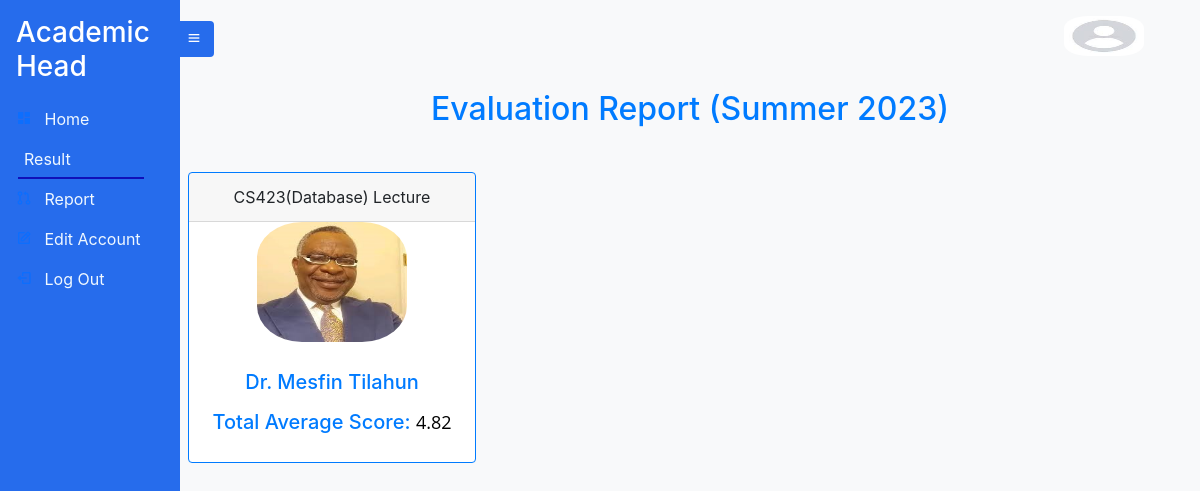
Screenshot of /total-evaluation-report with the database file from the repository.
### Course/models.py (models this page shows)
class Term(models.Model):
    Term_id = models.UUIDField(default=uuid.uuid4, unique=True, primary_key=True, editable=False)
    Season = models.CharField(max_length=10, null=True, choices=season_choices, blank=True)
    current_year = datetime.now().year
    Year = models.IntegerField(
        default=current_year,
        validators=[
            MinValueValidator(current_year),
            MaxValueValidator(current_year + 1)
        ],
    )
    Evaluation_Start_Date = models.DateTimeField(null=True, blank=True ,
                                                 validators=[MinValueValidator(limit_value=timezone.now())])
    Evaluation_End_Date = models.DateTimeField(null = True , blank=True ,
                                               validators=[MinValueValidator(limit_value=timezone.now())])
    Courses_Given = models.ManyToManyField(Course)
    EvaluationDone = models.BooleanField(null=True, blank=True , default=False)
    def __str__(self):
        return str(self.Season + " " + str(self.Year))

class Course(models.Model):
    Course_id =  models.CharField(max_length=20 , unique=True,primary_key=True)
    CourseName = models.CharField(max_length=20 , null=True , blank=True)
    CreditHour = models.IntegerField(null=True , blank=True , validators=[MinValueValidator(1)])
    def __str__(self):
        return str(self.Course_id + '(' + self.CourseName +')')

### Instructor/models.py (models this page shows)
class Instructor(models.Model):
    Instructor_id =  models.CharField(max_length=20 , unique=True,primary_key=True)
    Account_id = models.OneToOneField(Account, on_delete=models.CASCADE, related_name='instructor')
    Title = models.CharField(max_length=10 , null=True ,  choices=titlechoice , blank=True)
    FirstName = models.CharField(max_length=20 , null=True , blank=True)
    LastName =  models.CharField(max_length=20 , null=True , blank=True)
    Sex = models.CharField(max_length=25, null=True , choices=genderchoice ,  blank=True)
    ProfilePic= models.FileField(null=True, blank=True, upload_to='profilepic/', default="profilepic/defaultprofile.jpeg")
    def __str__(self):
        return str(self.FirstName + " "+ self.LastName)

### Student/views.py (the view)
# urls.py: path( 'total-evaluation-report', total_evaluation_reports  , name='total_evaluation'),
def total_evaluation_reports(request):
    courses = Course.objects.all()
    term  = Term.objects.get(EvaluationDone = False)
    instructor_data = []
    for course_type in ['Lecture', 'Lab']:
        for course in courses:
            total_avg_score = 0
            instructor = None
            evaluations = []
            student_evaluations = StudentEvaluationResult.objects.filter(
                    Course_id =course,
                    Term_id=Term.objects.last(),
                    EvaluationDone=True ,
                    CourseType = course_type
                    )
            staff_evaluations =  StaffEvaluationResult.objects.filter(
                    Course_id =course,
                    Term_id=Term.objects.last(),
                    EvaluationDone=True ,
                    CourseType = course_type
                    )
            if(student_evaluations.__len__()>0):evaluations.append(student_evaluations)
            if(staff_evaluations.__len__()>0):evaluations.append(staff_evaluations)
            print('evaluations are ', evaluations.__len__() , evaluations)
            current_evaluator = None
            if (evaluations):
                for evaluationitem in evaluations:
                    for evaluation in evaluationitem:
                        if evaluation:
                            if not current_evaluator:
                                if StudentEvaluationResult.objects.filter(Result_id =evaluation.Result_id):current_evaluator='student'
                                else: current_evaluator='staff'
                            if not instructor:
                                instructor = evaluation.Instructor_id
                            avg_score = 0
                            length = 0
                            for category, sub_dict in evaluation.EvaluationResult.items():
                                for criterion, score in sub_dict.items():
                                    if isinstance(score, (int, float)):
                                        length+=1
                                        avg_score += score
                            avg_score/= length
                            total_avg_score += avg_score
                            print("average score is " , avg_score)
                total_avg_score/=evaluations.__len__()
                instructor_data.append({
                        'instructor': instructor,
                        'course': course,
                        'course_type': course_type,
                        'average_score': (total_avg_score).__round__(2),
                        })
    context = {'instructor_data': instructor_data , 'active_page':'report',
               'evaluator':'Both','total':'yes' , 'term':term}
    print("instructor infor ",instructor_data)
    return render(request, 'academichead/evaluation_reports.html', context)

### Staff/models.py (called while the page is built)
    def __str__(self):
        return str(self.Instructor_id.FirstName)

### Student/models.py (called while the page is built)
    def __str__(self):
        return str(self.Course_id.CourseName)

### templates/academichead/evaluation_reports.html (shortened to what this page needs)
{% extends 'academichead/academichead.html' %}
{% block content %}
    {% if evaluator == 'Both' %}
    <div class="card-body text-primary">
    <h2 class="text-center mb-4"> Evaluation Report {% if term %} ({{ term }}) {% endif %}</h2>
    </div>
    {% else %}
    <div class="card-body text-primary">
    <h2 class="text-center mb-4">{{evaluator}} Evaluation Report  {% if term %} ({{ term }}) {% endif %}</h2>
    </div>
    {% endif %}
    <div class="row">
      {% if instructor_data %}
        {% for instructor_info in instructor_data %}
        <div class="col-md-4 mb-4">
          <div class="text-center">
        <div class="card border-primary mb-3" style="max-width: 18rem;">
          <div class="card-header"> {{ instructor_info.course }} {{ instructor_info.course_type }} </div>
                {% if instructor_info.instructor.ProfilePic %}
                 <div class="text-center">
                  <img src="{{ instructor_info.instructor.ProfilePic.url }}" alt="{{ instructor.FirstName }} Profile Pic" class="img-fluid mb-2" style="height: 120px; width: 150px; border-radius: 30%;">
                 </div>
                  {% endif %}
                  <div class="card-body text-primary">
                <h5>{{ instructor_info.instructor.Title }} {{ instructor_info.instructor.FirstName }} {{ instructor_info.instructor.LastName }}</h5>
                <p class="card-text">
                  {% if total == 'yes' %}
                  <h5>Total Average Score:</span>
                    <span style="font-family: 'Open Sans', sans-serif; color: #000000; font-size: 18px;">{{ instructor_info.average_score }}</span>
                {% endif %}
              </div>
            </div>
          </div>
    </div>
        {% endfor %}
      {% else %}
        <div class="col-12">
          <div class="alert alert-warning" role="alert">
            No {{evaluator}} evaluation reports available for the current term.
          </div>
        </div>
      {% endif %}
    </div>
  </div>
{% endblock %}

### static/styles/sidebar.css (style rules this page uses)
* { margin: 0; padding: 0; box-sizing: border-box; }
body { min-height: 100vh; background-color:#f8f9fa; }

### rows the page displays
Term: Season+Year "Summer 2023"
Instructor: course "CS423(Database)", course_type "Lecture", instructor.ProfilePic (picture), instructor.Title "Dr.", instructor.FirstName "Mesfin", instructor.LastName "Tilahun", average_score "4.82"
